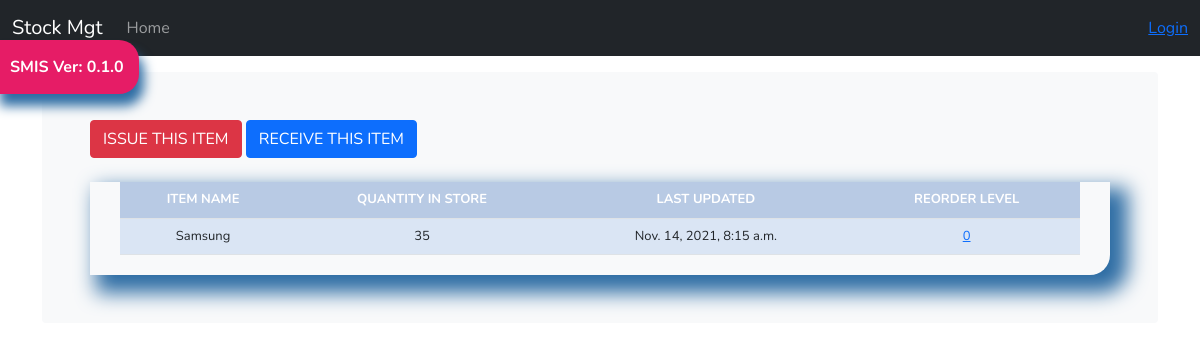
Screenshot of /stock_detail/4/ with the database file from the repository.
### stockmgt/models.py (models this page shows, shortened)
class Stock(models.Model):
    category = models.ForeignKey(Category, on_delete=models.CASCADE, related_name='category', blank=True)
    item_name = models.CharField(max_length=50, blank=True)
    quantity = models.IntegerField(default='0')
    receive_quantity = models.IntegerField(default='0', blank=True, null=True)
    receive_by = models.CharField(max_length=50, blank=True, null=True)
    issue_quantity = models.IntegerField(default='0', blank=True, null=True)
    issue_by = models.CharField(max_length=50, blank=True, null=True)
    issue_to = models.CharField(max_length=50, blank=True, null=True)
    phone_number = models.CharField(max_length=50, blank=True, null=True)
    created_by = models.CharField(max_length=50, blank=True, null=True)
    reorder_level = models.IntegerField(default=0, blank=True, null=True)
    last_updated = models.DateTimeField(auto_now=True)
    created_on = models.DateTimeField(auto_now_add=True)

### stockmgt/views.py (the view)
# urls.py: path('stock_detail/<str:pk>/', stock_detail, name="stock_detail"),
def stock_detail(request, pk):
    queryset = Stock.objects.get(id=pk)
    context = {
        "title": queryset.item_name,
        "queryset": queryset,
    }
    return render(request, "stock_detail.html", context)

### templates/stock_detail.html (shortened to what this page needs)
{% extends 'base.html' %}
{% block content %}
    <a href="{% url 'issue_items' queryset.id %}"><div class='btn btn-danger'>ISSUE THIS ITEM</div></a>
    <a href="{% url 'receive_items' queryset.id %}"><div class='btn btn-primary'>RECEIVE THIS ITEM</div></a>
        <br><br>
        <div class="display_table">
          <table class='table'>
                  <tr>
                    <th>ITEM NAME</th>
                    <th>QUANTITY IN STORE</th>
                    <th>LAST UPDATED</th>
                    <th>REORDER LEVEL</th>
                  </tr>
                  <tr>
                    <td>{{queryset.item_name}}</td>
                    <td>
                      {% if queryset.quantity <= queryset.reorder_level %}
                      <div style="background-color: orange;">{{queryset.quantity}}</div>
                      {% else %}{{queryset.quantity}}
                      {% endif %}
                    </td>
                    <td>{{queryset.last_updated}}</td>
                    <td><a href="{% url 'reorder_level' queryset.id %}">{{queryset.reorder_level}}</a></td>
                  </tr>
          </table>
        </div>
{% endblock %}

### static/css/style.css (style rules this page uses)
* { font-family: 'Nunito', sans-serif; }
body { min-height: 75rem; padding-top: 4.5rem; background-image: url("../img/bg.jpg"); }
.table { font-size: 13px; text-align: center; width: 95%; margin: auto; text-align: center; }
.table tr:nth-child(odd) { background: #B8CAE4 }
.table tr:nth-child(even) { background: #dae5f4 }
th { background-color: #337ab7; color: white; }
.display_table { border-bottom-right-radius: 20px; padding-left: 5px; padding-right: 5px; padding-bottom: 20px; box-shadow: 12px 12px 20px 6px #2e6da4; }

### rows the page displays
Stock: item_name "Samsung", quantity "35", last_updated "Nov. 14, 2021, 8:15 a.m.", reorder_level "0"
